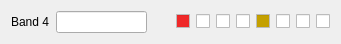
   <widget class="QWidget" name="layoutWidget_4">
    <property name="geometry">
     <rect>
      <x>10</x>
      <y>160</y>
      <width>341</width>
      <height>27</height>
     </rect>
    </property>
    <layout class="QHBoxLayout" name="horizontalLayout_6">
     <item>
      <widget class="QLabel" name="label_7">
       <property name="text">
        <string>Band 4</string>
       </property>
      </widget>
     </item>
     <item>
      <widget class="QLineEdit" name="lineEdit_5">
       <property name="sizePolicy">
        <sizepolicy hsizetype="Expanding" vsizetype="Fixed">
         <horstretch>0</horstretch>
         <verstretch>0</verstretch>
        </sizepolicy>
       </property>
      </widget>
     </item>
     <item>
      <spacer name="horizontalSpacer_6">
       <property name="orientation">
        <enum>Qt::Horizontal</enum>
       </property>
       <property name="sizeHint" stdset="0">
        <size>
         <width>40</width>
         <height>20</height>
        </size>
       </property>
      </spacer>
     </item>
     <item>
      <widget class="QCheckBox" name="checkBox_33">
       <property name="sizePolicy">
        <sizepolicy hsizetype="Fixed" vsizetype="Fixed">
         <horstretch>0</horstretch>
         <verstretch>0</verstretch>
        </sizepolicy>
       </property>
       <property name="palette">
        <palette>
         <active>
          <colorrole role="Base">
           <brush brushstyle="SolidPattern">
            <color alpha="255">
             <red>239</red>
             <green>41</green>
             <blue>41</blue>
            </color>
           </brush>
          </colorrole>
         </active>
         <inactive>
          <colorrole role="Base">
           <brush brushstyle="SolidPattern">
            <color alpha="255">
             <red>239</red>
             <green>41</green>
             <blue>41</blue>
            </color>
           </brush>
          </colorrole>
         </inactive>
         <disabled>
          <colorrole role="Base">
           <brush brushstyle="SolidPattern">
            <color alpha="255">
             <red>239</red>
             <green>235</green>
             <blue>231</blue>
            </color>
           </brush>
          </colorrole>
         </disabled>
        </palette>
       </property>
       <property name="focusPolicy">
        <enum>Qt::NoFocus</enum>
       </property>
       <property name="text">
        <string notr="true"/>
       </property>
      </widget>
     </item>
     <item>
      <widget class="QCheckBox" name="checkBox_34">
       <property name="sizePolicy">
        <sizepolicy hsizetype="Fixed" vsizetype="Fixed">
         <horstretch>0</horstretch>
         <verstretch>0</verstretch>
        </sizepolicy>
       </property>
       <property name="focusPolicy">
        <enum>Qt::NoFocus</enum>
       </property>
       <property name="text">
        <string notr="true"/>
       </property>
      </widget>
     </item>
     <item>
      <widget class="QCheckBox" name="checkBox_35">
       <property name="sizePolicy">
        <sizepolicy hsizetype="Fixed" vsizetype="Fixed">
         <horstretch>0</horstretch>
         <verstretch>0</verstretch>
        </sizepolicy>
       </property>
       <property name="focusPolicy">
        <enum>Qt::NoFocus</enum>
       </property>
       <property name="text">
        <string notr="true"/>
       </property>
      </widget>
     </item>
     <item>
      <widget class="QCheckBox" name="checkBox_36">
       <property name="sizePolicy">
        <sizepolicy hsizetype="Fixed" vsizetype="Fixed">
         <horstretch>0</horstretch>
         <verstretch>0</verstretch>
        </sizepolicy>
       </property>
       <property name="focusPolicy">
        <enum>Qt::NoFocus</enum>
       </property>
       <property name="text">
        <string notr="true"/>
       </property>
      </widget>
     </item>
     <item>
      <widget class="QCheckBox" name="checkBox_37">
       <property name="sizePolicy">
        <sizepolicy hsizetype="Fixed" vsizetype="Fixed">
         <horstretch>0</horstretch>
         <verstretch>0</verstretch>
        </sizepolicy>
       </property>
       <property name="palette">
        <palette>
         <active>
          <colorrole role="Base">
           <brush brushstyle="SolidPattern">
            <color alpha="255">
             <red>196</red>
             <green>160</green>
             <blue>0</blue>
            </color>
           </brush>
          </colorrole>
         </active>
         <inactive>
          <colorrole role="Base">
           <brush brushstyle="SolidPattern">
            <color alpha="255">
             <red>196</red>
             <green>160</green>
             <blue>0</blue>
            </color>
           </brush>
          </colorrole>
         </inactive>
         <disabled>
          <colorrole role="Base">
           <brush brushstyle="SolidPattern">
            <color alpha="255">
             <red>239</red>
             <green>235</green>
             <blue>231</blue>
            </color>
           </brush>
          </colorrole>
         </disabled>
        </palette>
       </property>
       <property name="focusPolicy">
        <enum>Qt::NoFocus</enum>
       </property>
       <property name="text">
        <string notr="true"/>
       </property>
      </widget>
     </item>
     <item>
      <widget class="QCheckBox" name="checkBox_38">
       <property name="sizePolicy">
        <sizepolicy hsizetype="Fixed" vsizetype="Fixed">
         <horstretch>0</horstretch>
         <verstretch>0</verstretch>
        </sizepolicy>
       </property>
       <property name="focusPolicy">
        <enum>Qt::NoFocus</enum>
       </property>
       <property name="text">
        <string notr="true"/>
       </property>
      </widget>
     </item>
     <item>
      <widget class="QCheckBox" name="checkBox_39">
       <property name="sizePolicy">
        <sizepolicy hsizetype="Fixed" vsizetype="Fixed">
         <horstretch>0</horstretch>
         <verstretch>0</verstretch>
        </sizepolicy>
       </property>
       <property name="focusPolicy">
        <enum>Qt::NoFocus</enum>
       </property>
       <property name="text">
        <string notr="true"/>
       </property>
      </widget>
     </item>
     <item>
      <widget class="QCheckBox" name="checkBox_40">
       <property name="sizePolicy">
        <sizepolicy hsizetype="Fixed" vsizetype="Fixed">
         <horstretch>0</horstretch>
         <verstretch>0</verstretch>
        </sizepolicy>
       </property>
       <property name="focusPolicy">
        <enum>Qt::NoFocus</enum>
       </property>
       <property name="text">
        <string notr="true"/>
       </property>
      </widget>
     </item>
    </layout>
   </widget>
